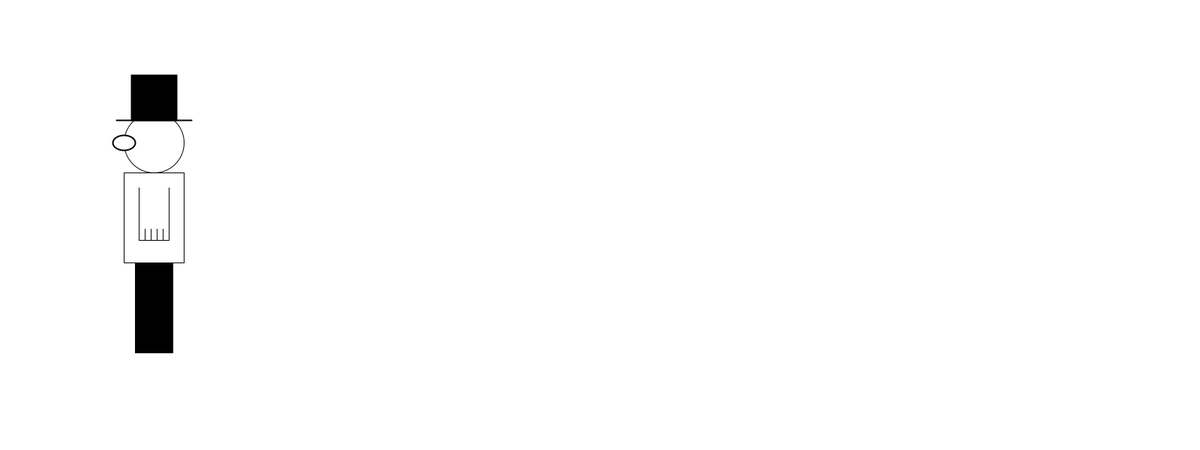
Frame 1 (no input)
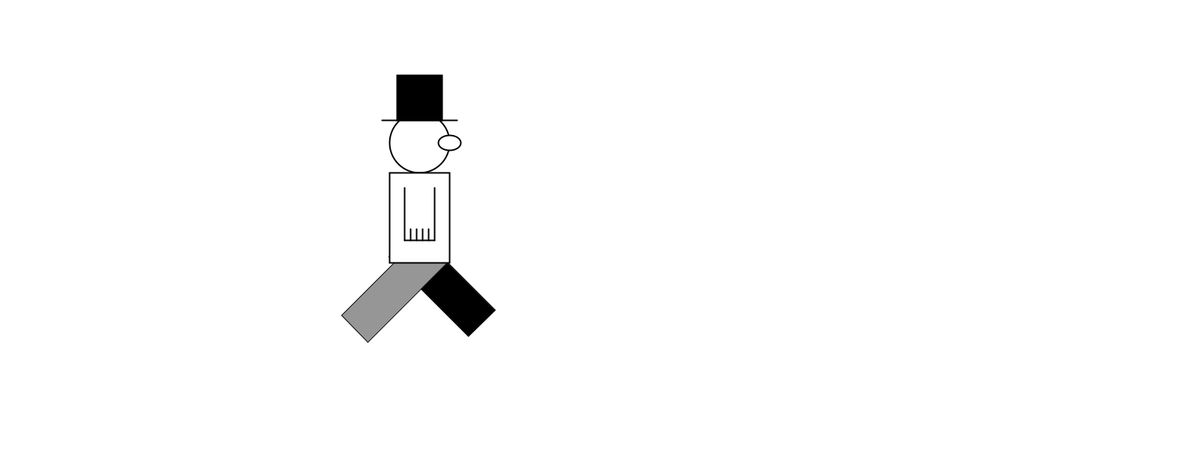
Frame 60 (the mouse pressed at the canvas centre just before this capture)
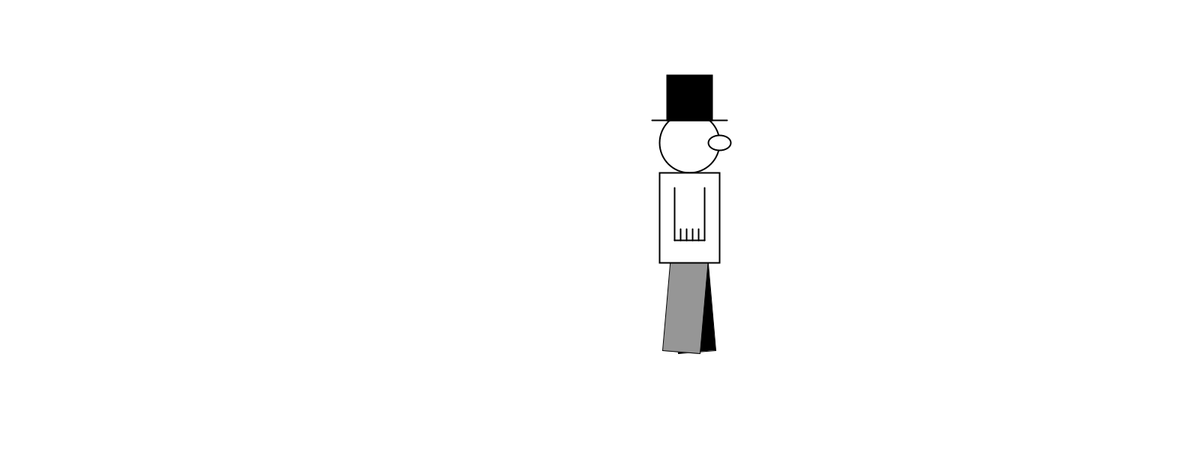
Frame 120 (the mouse held since frame 60 and released just before this capture)

The Processing sketch that drew these frames (run headless with seeded random() and noise(); from frame 60 on, the mouse is pressed at the canvas centre):

// Processing sketch: WALKING_MAN
// ── WALKING_MAN.pde
int Angle = 0;
int Change = 5;
int LIMIT = 40;

int X = 0;

PShape rect1;
PShape rect2;

int noseX = -40;

boolean direction = false;

void setup(){
  size(1600,600);
  smooth();
  
  rect1 = createShape(RECT,-20,-30,50,150); //LEFT_LEG
  rect2 = createShape(RECT,-20,-30,50,150); //RIGHT_LEG
}

void draw(){
  background(255);
  
  translate(X+200,350);
  
rect1.setFill(0);
rect2.setFill(150);

 pushMatrix();
  
    rotate(radians(Angle));
    
    if (direction) {
      rect1.setFill(0);
      rect2.setFill(150);
    } else
    {
      rect1.setFill(150);
      rect2.setFill(0);
    }
    
    shape(rect1,0,0);
    
 popMatrix();
  
 pushMatrix();
   rotate(radians(-Angle));
   shape(rect2,0,0);
    
 popMatrix();
    
    noFill();
   circle(5,-160,80); //HEAD
  
  fill(255);
  rect(-35,-120,80,120); //BODY
  
  line(-15,-100,-15,-30);
  line(-15,-30,25,-30);
  line(25,-30,25,-100); //ARM
  
  line(-7,-30,-7,-45);
  line(1,-30,1,-45);
  line(9,-30,9,-45);
  line(17,-30,17,-45); //HAND
  
  strokeWeight(2);
  line(-45,-190,55,-190);
  fill(0);
  rect(-25,-250,60,60); //HAT
  
  fill(255);
  arc(noseX+5,-160,30,20,0,TWO_PI); //NOSE
  
  Angle = Angle+Change;
  
  if(Angle >= LIMIT){
    Change *= -1;
  }
  
  if(Angle < -LIMIT){
    Change *= -1;
  }
  
  if(X > 1200 && direction){
    noseX *= -1;
    direction = false;
  } else if (X <= 0 && !direction)
  {
    noseX *= -1;
    direction = true;
  }
 
  if(direction){
    X = X + 6;
  } else 
  {
    X = X - 6;    
  }
}
